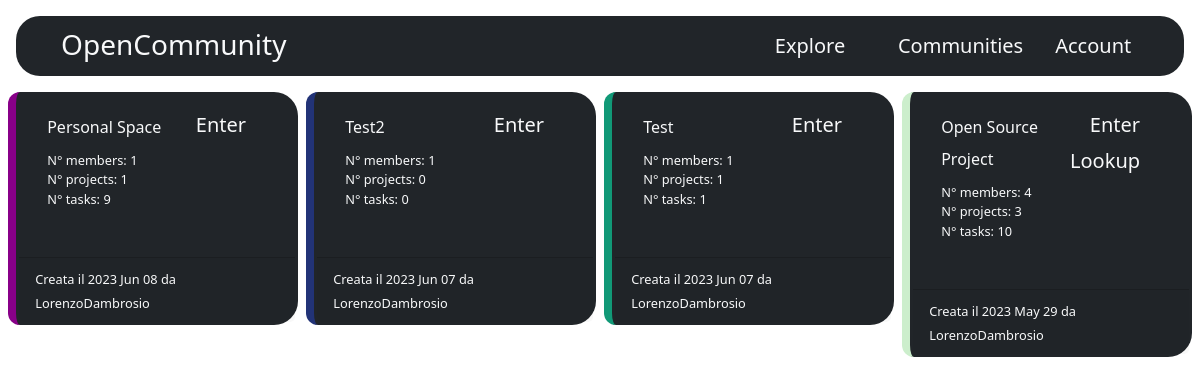
The page /communities/ (signed in) on the database its author committed.
### TaskKit/tasks/models/community.py (models this page shows, shortened)
class Community(models.Model):
    name = models.CharField(max_length=100)
    members = models.ManyToManyField(User, related_name='communities')
    color = models.CharField(max_length=8)
    is_open = models.BooleanField(default=0)
    is_public = models.BooleanField(default=0)
    creation_date = models.DateTimeField(auto_now_add=True)
    founder_user = models.ForeignKey(User, on_delete=models.CASCADE, related_name='founded_communities')
    @property
    def number_of_members(self):
        return self.members.count()
    @property
    def number_of_projects(self):
        return self.projects.all().count()
    @property
    def number_of_tasks(self):
        return self.projects.values_list('tasks', flat=1).count()

### TaskKit/views.py (the view)
# urls.py: path('communities/', views.page_communities, name='communities'),
def page_communities(request):
    if not request.user:
        return render(request, 'pages/index.html')
    communities = Community.objects \
        .filter(members__in=[request.user])\
        .order_by('-creation_date')
    return render(request, 'pages/communities.html', {'communities': communities})

### TaskKit/tasks/templatetags/filters.py (called while the page is built)
@register.filter
def is_member_of(user, community):
    return user in community.members.all()

### templates/pages/communities.html (shortened to what this page needs)
{% extends 'main/layout.html' %}
{% block content %}
 <div class="community-container container-fluid m-0 g-3 align-items-center justify-content-center w-100">
     {% if communities %}
         <div class="row row-cols-2 row-cols-lg-4 g-2">
            {% for community in communities %}
                <div class="col">
                    {% include 'community/community.html' with community=community redirect="communities" %}
                </div>
            {% endfor %}
         </div>
    {% else %}
        <div class="row col-12 p-4">
            <h2>You had join no community yet</h2>
        </div>
     {% endif %}
</div>
{% endblock %}

### templates/community/community.html (shortened to what this page needs)
{% load static %}
{% load filters %}
<link rel="stylesheet" type="text/css"
      href="{% static 'style/community/community.css' %}"
>
<div class="community card bg-dark text-light"
    style="border-color: #{{ community.color }}">
    <div class="card-body">
        <div class="container">
            <div class="row">
                <div class="col">
                    <h6 class="card-title pb-2">{{ community.name }}</h6>
                    <p class="card-text">N° members: {{ community.number_of_members }}</p>
                    <p class="card-text">N° projects: {{ community.number_of_projects }}</p>
                    <p class="card-text">N° tasks: {{ community.number_of_tasks }}</p>
                </div>
                <div class="col-auto d-flex flex-column pt-1 gap-3 align-content-start align-items-end">
                    {% if request.user|is_member_of:community%}
                        <h5>
                            <a href="{% url 'community_detail' community_id=community.id page=redirect %}">
                                Enter
                                <i class="fa-solid fa-hand-pointer mr-2"></i>
                            </a>
                        </h5>
                    {% endif %}
                    {% if not request.user.is_logged and community.is_open%}
                        <h5>
                            <a href="{% url 'community_detail' community_id=community.id page=redirect %}">
                                Lookup
                                <i class="fa-solid fa-hand-pointer mr-2"></i>
                            </a>
                        </h5>
                    {% endif %}
                </div>
            </div>
        </div>
    </div>
    <div class="card-footer">
        <small class="card-text">
            Creata il {{ community.creation_date|date:"Y M d" }}
                da {{ community.founder_user }}
            </small>
    </div>
</div>

### static/style/app_style.css (style rules this page uses)
:root { --app-default-bg:#00eeaa; --app-default-text:#FFFFFF; }
html { font-family: "Arial Nova" }
body { height: 100vh; width: 100vw; overflow: hidden; background: var(--app-default-bg); }
.h1, .h2, .h3, .h4, .h5, .h6, h1, h2, h3, h4, h5, h6 { line-height: 1rem !important; margin: 0 !important; }
a { text-decoration: none !important; color: inherit !important; }
.community-container { max-height: 85vh; overflow-y: auto; }

### static/style/community/community.css (style rules this page uses)
.community { border-radius: 1.5rem 1.5rem; border-end-start-radius: .75rem; border-start-start-radius: .75rem; border: 0 black; border-left: .5rem solid; padding: .2rem; gap: 2rem; display: flex; }
.community .card-text { margin:0 !important; font-size: .8rem; }
.community .card-title { line-height: 2rem !important; }

### rows shown on the page
Community: name "Personal Space", number_of_members "1", number_of_projects "1", number_of_tasks "9", shows "Enter", creation_date "2023 Jun 08", founder_user "LorenzoDambrosio"
Community: name "Test2", number_of_members "1", number_of_projects "0", number_of_tasks "0", shows "Enter", creation_date "2023 Jun 07", founder_user "LorenzoDambrosio"
Community: name "Test", number_of_members "1", number_of_projects "1", number_of_tasks "1", shows "Enter", creation_date "2023 Jun 07", founder_user "LorenzoDambrosio"
Community: name "Open Source Project", number_of_members "4", number_of_projects "3", number_of_tasks "10", shows "Enter", is_open "Lookup", creation_date "2023 May 29", founder_user "LorenzoDambrosio"
